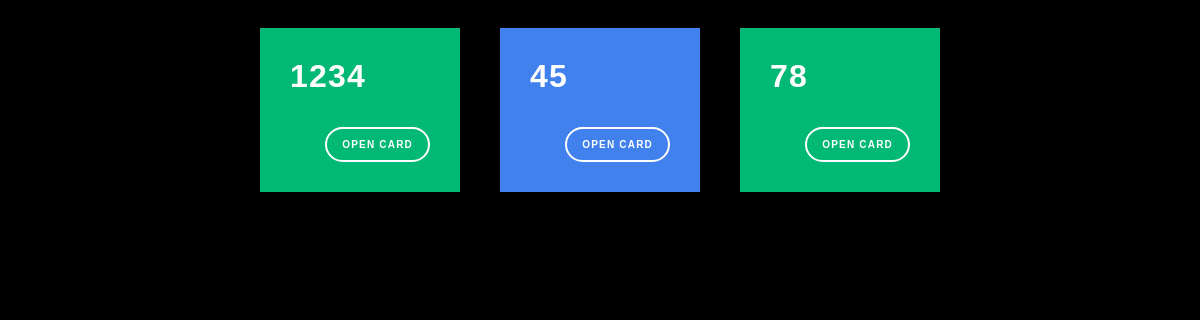
The page /selectcard/ on the database as committed earlier.
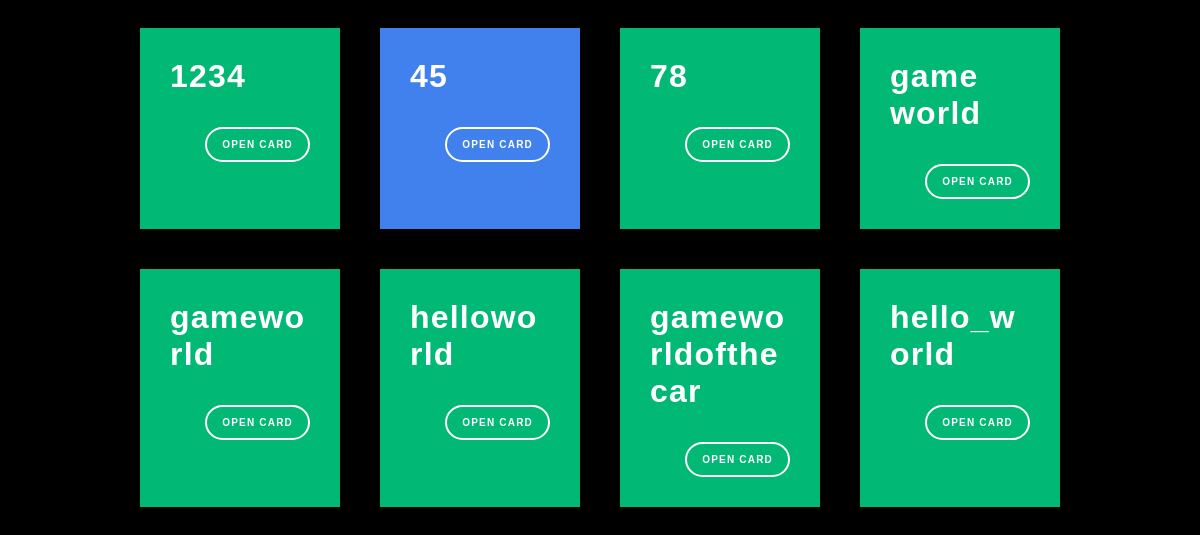
The same page on the database as committed later.
### college/models.py (models this page shows)
class Topics(models.Model):
    name = models.CharField(max_length=100,default='')
    total = models.IntegerField(default=0,null=False)

### college/views.py (the view)
# urls.py: path('selectcard/',views.card),
def card(request):
    all_topics = Topics.objects.all()
    context = {
        'alltopics':all_topics,
    }
    return render(request,'cards.html',context=context)

### college/templates/cards.html (shortened to what this page needs)
<!DOCTYPE html>
<html>
<head>
</head>
<body>
<div class="wrapper">
    {% for i in alltopics %}
<div class="card">
	<h3 class="card-title">{{ i.name }}</h3>
        <form action="\selectcard\{{i.name}}">
            <button class="card-btn">OPEN CARD</button>
        </form>
	</div>
    {% endfor %}
</div>
</body>
</html>

### college/templates/cards.html (style rules this page uses)
body { background-color: black; font-family: Arial, Helvetica, sans-serif; }
.wrapper { display: flex; justify-content: center; flex-wrap: wrap; }
.card { width: 200px; min-height: 100px; background: #02b875; padding: 30px; box-sizing: border-box; color: #FFF; margin:20px; box-shadow: 0px 2px 18px -4px rgba(0,0,0,0.75); }
.card:nth-child(2) { background: #4181ee; }
.card-title { margin-top: 0; font-size: 2em; font-weight: 600; letter-spacing: 1.2px; word-wrap: break-word; }
.card-btn { all: unset; display: block; margin-left: auto; border: 2px solid #FFF; padding: 10px 15px; border-radius: 25px; font-size: 10px; font-weight: 600; transition: all 0.5s; cursor: pointer; letter-spacing: 1.2px; }

Rows that differ between the two databases and show on the page:
added Topics: name "game world"
added Topics: name "gameworld"
added Topics: name "helloworld"
added Topics: name "gameworldofthecar"
added Topics: name "hello_world"
